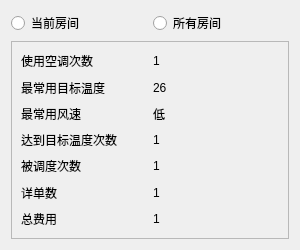
<?xml version="1.0" encoding="UTF-8"?>
<ui version="4.0">
 <class>DailyReport</class>
 <widget class="QDialog" name="DailyReport">
  <property name="geometry">
   <rect>
    <x>0</x>
    <y>0</y>
    <width>300</width>
    <height>250</height>
   </rect>
  </property>
  <property name="minimumSize">
   <size>
    <width>300</width>
    <height>250</height>
   </size>
  </property>
  <property name="maximumSize">
   <size>
    <width>300</width>
    <height>250</height>
   </size>
  </property>
  <property name="windowTitle">
   <string>日报表</string>
  </property>
  <property name="modal">
   <bool>true</bool>
  </property>
  <layout class="QVBoxLayout" name="verticalLayout">
   <item>
    <layout class="QHBoxLayout" name="horizontalLayout">
     <item>
      <widget class="QRadioButton" name="radioButtonCurrentRoom">
       <property name="text">
        <string>当前房间</string>
       </property>
      </widget>
     </item>
     <item>
      <widget class="QRadioButton" name="radioButtonAllRooms">
       <property name="text">
        <string>所有房间</string>
       </property>
      </widget>
     </item>
    </layout>
   </item>
   <item>
    <widget class="QFrame" name="frame">
     <property name="frameShape">
      <enum>QFrame::StyledPanel</enum>
     </property>
     <property name="frameShadow">
      <enum>QFrame::Raised</enum>
     </property>
     <layout class="QVBoxLayout" name="verticalLayout_2">
      <item>
       <layout class="QGridLayout" name="gridLayout">
        <item row="0" column="0">
         <widget class="QLabel" name="labelUsedTimesText">
          <property name="text">
           <string>使用空调次数</string>
          </property>
         </widget>
        </item>
        <item row="0" column="1">
         <widget class="QLabel" name="labelUsedTimes">
          <property name="text">
           <string>1</string>
          </property>
         </widget>
        </item>
        <item row="1" column="0">
         <widget class="QLabel" name="labelMostCommonTgtTempText">
          <property name="text">
           <string>最常用目标温度</string>
          </property>
         </widget>
        </item>
        <item row="2" column="0">
         <widget class="QLabel" name="labelMostCommonWindText">
          <property name="text">
           <string>最常用风速</string>
          </property>
         </widget>
        </item>
        <item row="1" column="1">
         <widget class="QLabel" name="labelMostCommonTgtTemp">
          <property name="text">
           <string>26</string>
          </property>
         </widget>
        </item>
        <item row="2" column="1">
         <widget class="QLabel" name="labelMostCommonWind">
          <property name="text">
           <string>低</string>
          </property>
         </widget>
        </item>
        <item row="7" column="0">
         <widget class="QLabel" name="labelTotalCostText">
          <property name="text">
           <string>总费用</string>
          </property>
         </widget>
        </item>
        <item row="3" column="1">
         <widget class="QLabel" name="labelTgtReachedTimes">
          <property name="text">
           <string>1</string>
          </property>
         </widget>
        </item>
        <item row="3" column="0">
         <widget class="QLabel" name="labelTgtReachedTimesText">
          <property name="text">
           <string>达到目标温度次数</string>
          </property>
         </widget>
        </item>
        <item row="5" column="0">
         <widget class="QLabel" name="labelSchedTimesText">
          <property name="text">
           <string>被调度次数</string>
          </property>
         </widget>
        </item>
        <item row="5" column="1">
         <widget class="QLabel" name="labelSchedTimes">
          <property name="text">
           <string>1</string>
          </property>
         </widget>
        </item>
        <item row="6" column="0">
         <widget class="QLabel" name="labelDetailListNumText">
          <property name="text">
           <string>详单数</string>
          </property>
         </widget>
        </item>
        <item row="6" column="1">
         <widget class="QLabel" name="labelDetailListNum">
          <property name="text">
           <string>1</string>
          </property>
         </widget>
        </item>
        <item row="7" column="1">
         <widget class="QLabel" name="labelTotalCost">
          <property name="text">
           <string>1</string>
          </property>
         </widget>
        </item>
       </layout>
      </item>
     </layout>
    </widget>
   </item>
  </layout>
 </widget>
 <resources/>
 <connections/>
</ui>
